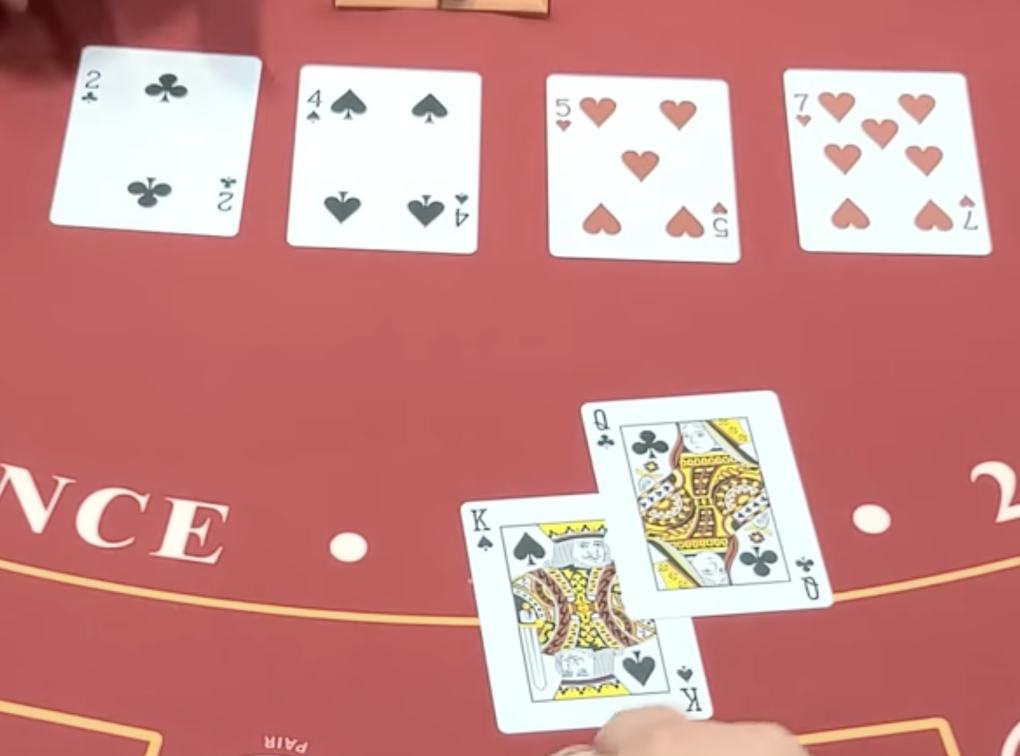
#> input picture blackjack/computer_vision/computer_vision/temp_image/test_image.png, 2040 x 1512 px, given in place of example1.png, which was not available (shown at 1/2 size)
$ python main.py
#> lines starting #> are read from the running program, lines starting #| are printed output that depends on the picture; pictures that were not available may be replaced by others from this repository, and a replacement may not be noted
#> in test_pipe, image is the input picture: shape (1512, 2040, 4); mean B, G, R, A 136.4, 139.3, 202.1, 255
### blackjack/computer_vision/computer_vision/interface/preprocessing.py
import numpy as np
import cv2
import imutils
import os
from utils import timeit


@timeit
def preprocess_image(image: np.ndarray) -> np.ndarray:
    """
    Takes image as nd array and applies edge detection.
    Returns counters
    """
    # Read image and convert to gray to greyscale
    image_resized = imutils.resize(image, width=1000)
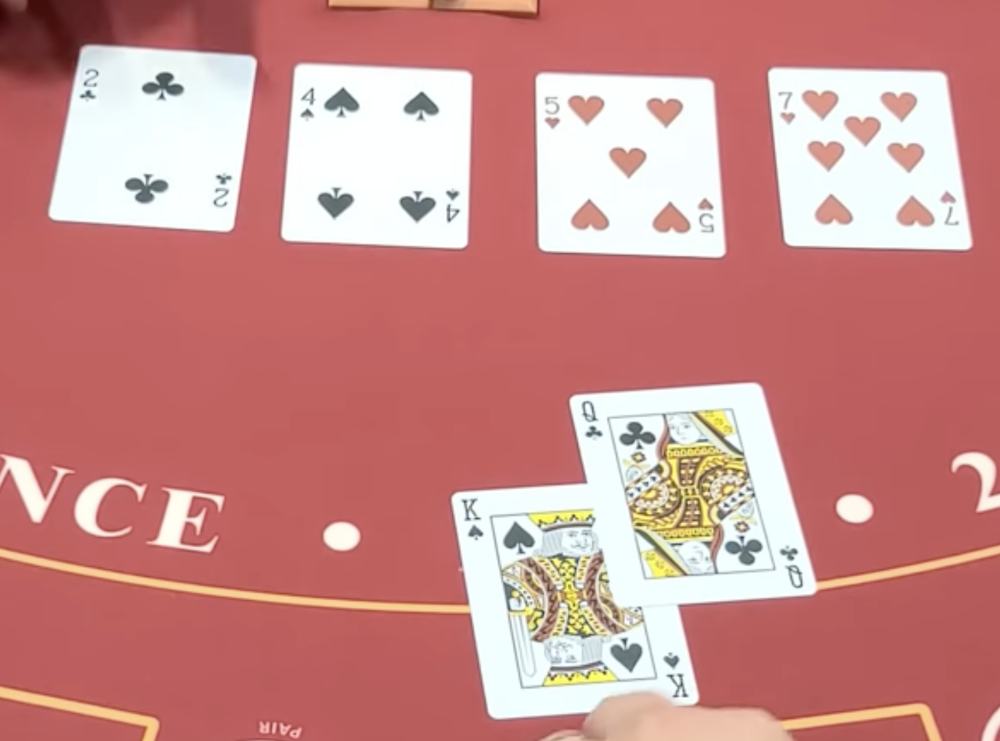
#> image_resized: shape (741, 1000, 4); mean B, G, R, A 136.4, 139.3, 202.1, 255
    image_greyscale = cv2.cvtColor(image_resized, cv2.COLOR_BGR2GRAY)
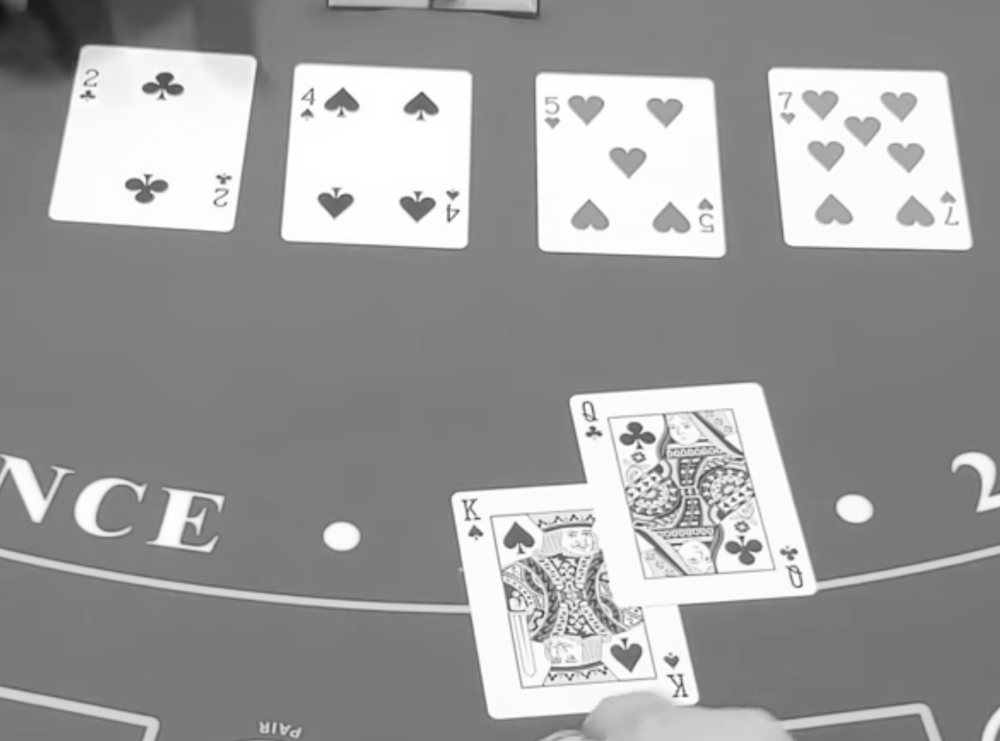
#> image_greyscale: shape (741, 1000); min 20, max 255, mean 157.8

    # Apply Gaussian Blur and Canny edge detection
    image_blurred = cv2.GaussianBlur(image_greyscale, (5, 5), 0)
    image_canny_kernel = cv2.Canny(image_blurred, 50, 150)
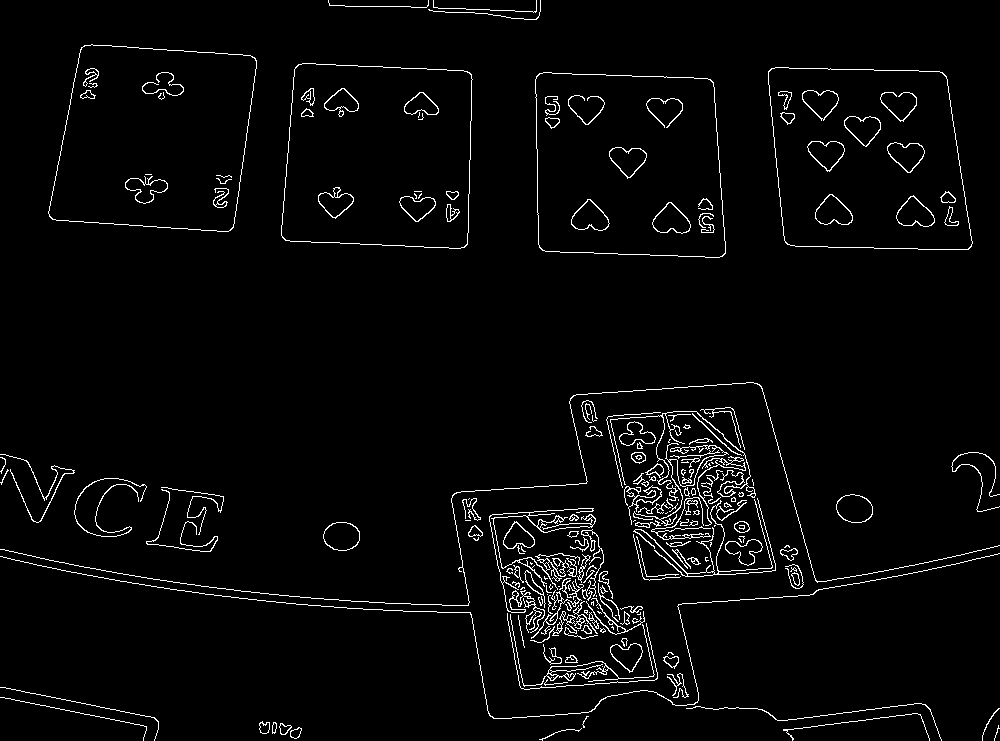
#> image_canny_kernel: shape (741, 1000); 3% white in thin lines or dots

    print("✅ preprocessed image")

    return image_canny_kernel


# [21 lines left out: function preprocess_images_whole_folder, not called in this run]


@timeit
def find_contours(preprocessed_image: np.ndarray) -> list:
    """
    Takes preprocessed image, performs contour detection,
    cuts contours and returns list of contour images
    """
    # Find contours in preprocessed image
    contours, _ = cv2.findContours(
        preprocessed_image, cv2.RETR_EXTERNAL, cv2.CHAIN_APPROX_SIMPLE
    )

    # init list which will store images
    images_cropped = []
    bounding_boxes = []

    # for each contour create bounding box
    for contour in contours:
        x, y, w, h = cv2.boundingRect(contour)

        # if bounding box is big enough and has acceptable ratio of width and height
        if w * h > 5000 and w / h > 0.25 and h / w > 0.25:
            # cut out contour from preprocessed image
            image_cropped = preprocessed_image[y : y + h, x : x + w]
            images_cropped.append(image_cropped)
            bounding_boxes.append([x, y, w, h])

    print("✅ found contours in image and cropped them")

    return {"images": images_cropped, "bounding_boxes": bounding_boxes}

### blackjack/computer_vision/utils.py
import time
from functools import wraps


def timeit(func):
    @wraps(func)
    def timeit_wrapper(*args, **kwargs):
        start_time = time.perf_counter()
        result = func(*args, **kwargs)
        end_time = time.perf_counter()
        total_time = end_time - start_time
        print(f"Function {func.__name__}{args} {kwargs} Took {total_time:.4f} seconds")
        return result

    return timeit_wrapper

### blackjack/computer_vision/computer_vision/interface/main.py
import cv2
import os
from preprocessing import (
    preprocess_image,
    find_contours,
)


def test_pipe(exaple_image_name: str = "example1.png") -> None:
    """
    This function tests the functionality of the complete pipe
    It loads example
    """
    # load image into ndarray
    image = cv2.imread(
        os.path.join(
            "computer_vision",
            "temp_image",
            exaple_image_name,
        ),
        cv2.IMREAD_UNCHANGED,
    )

    # apply functions to image
    preproc_image = preprocess_image(image)
    result = find_contours(preproc_image)
#> result = 2 items

    # TODO: all other stuff here

    # save cropped images in contour folder
    for i, image in enumerate(result["images"]):
        cv2.imwrite(
            os.path.join(
                "computer_vision",
                "temp_image",
                "contours",
                f"{i}.png",
            ),
            image,
        )
#> this loop made 13 passes
#> pass 1, in test_pipe, `cv2.imwrite( os.path.join( "computer_vision", "temp_image", "contours"..`:
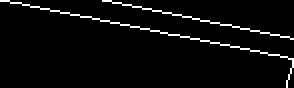
#> saved as 0.png: shape (44, 147) (shown 2 times larger); 4% white in thin lines or dots
#> pass 2, in test_pipe, `cv2.imwrite( os.path.join( "computer_vision", "temp_image", "contours"..`:
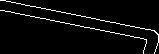
#> saved as 1.png: shape (54, 159); 4% white in thin lines or dots


if __name__ == "__main__":
    try:
        test_pipe()
    except:
        import ipdb, traceback, sys

        extype, value, tb = sys.exc_info()
        traceback.print_exc()
        ipdb.post_mortem(tb)
